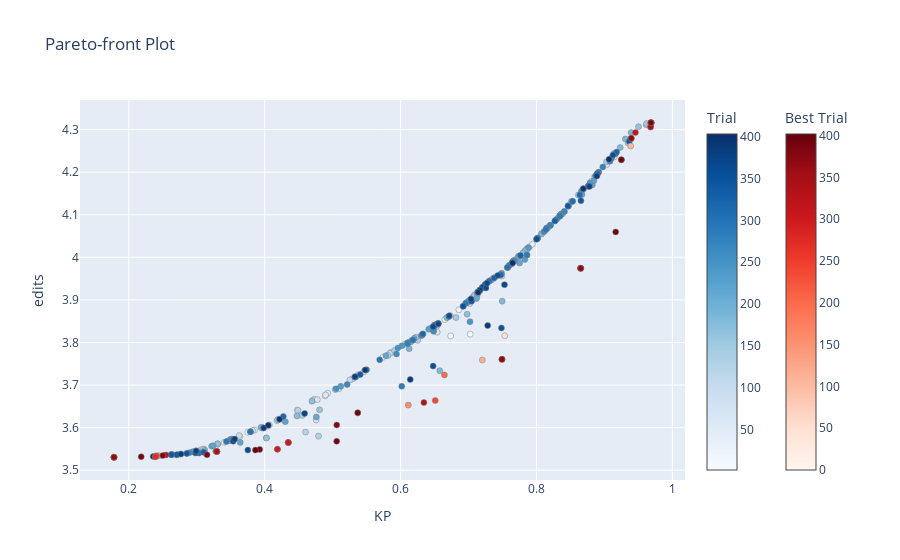

This figure's notebook cell:
### Code cell
optuna.visualization.plot_pareto_front(study, target_names=["KP", "edits"])

### Figure 1 — Plotly figure (JSON) as saved in the notebook; plotly's stock layout.template omitted (floating-point values rounded to 4 significant figures; data arrays with more than 128 entries replaced by an {"elided": "..."} marker saying what was removed)
{"data": [{"hovertemplate": "%{text}<extra>Trial</extra>", "marker": {"color": {"elided": "341 int values"}, "colorbar": {"title": {"text": "Trial"}}, "colorscale": [[0, "rgb(247,251,255)"], [0.125, "rgb(222,235,247)"], [0.25, "rgb(198,219,239)"], [0.375, "rgb(158,202,225)"], [0.5, "rgb(107,174,214)"], [0.625, "rgb(66,146,198)"], [0.75, "rgb(33,113,181)"], [0.875, "rgb(8,81,156)"], [1, "rgb(8,48,107)"]], "line": {"color": "Grey", "width": 0.5}}, "mode": "markers", "showlegend": false, "text": {"elided": "341 str values"}, "type": "scatter", "x": {"elided": "341 float values"}, "y": {"elided": "341 float values"}}, {"hovertemplate": "%{text}<extra>Best Trial</extra>", "marker": {"color": [0, 1, 39, 41, 51, 84, 95, 100, 110, 113, 115, 125, 142, 156, 157, 158, 161, 186, 198, 200, 201, 203, 207, 208, 212, 222, 228, 237, 245, 255, 256, 267, 273, 300, 301, 303, 306, 310, 325, 326, 329, 333, 340, 345, 348, 352, 361, 369, 370, 371, 373, 377, 382, 383, 386, 389, 391, 392, 393, 395, 400, 402], "colorbar": {"title": {"text": "Best Trial"}, "x": 1.1, "xpad": 40}, "colorscale": [[0, "rgb(255,245,240)"], [0.125, "rgb(254,224,210)"], [0.25, "rgb(252,187,161)"], [0.375, "rgb(252,146,114)"], [0.5, "rgb(251,106,74)"], [0.625, "rgb(239,59,44)"], [0.75, "rgb(203,24,29)"], [0.875, "rgb(165,15,21)"], [1, "rgb(103,0,13)"]], "line": {"color": "Grey", "width": 0.5}}, "mode": "markers", "showlegend": false, "text": ["{<br>  \"number\": 0,<br>  \"values\": [<br>    0.9685366109885493,<br>    4.3160281115393335<br>  ],<br>  \"params\": {<br>    \"lambd2\": 10.0,<br>    \"max_dist\": 0.0<br>  }<br>}", "{<br>  \"number\": 1,<br>  \"values\": [<br>    0.17819302639183202,<br>    3.5304919519383358<br>  ],<br>  \"params\": {<br>    \"lambd2\": 0.0,<br>    \"max_dist\": 0.0<br>  }<br>}", "{<br>  \"number\": 39,<br>  \"values\": [<br>    0.5368926588910372,<br>    3.6347766946270688<br>  ],<br>  \"params\": {<br>    \"lambd2\": 0.5063382457180232,<br>    \"max_dist\": 0.25704406715081374<br>  }<br>}", "{<br>  \"number\": 41,<br>  \"values\": [<br>    0.32951637666325484,<br>    3.543867603717978<br>  ],<br>  \"params\": {<br>    \"lambd2\": 0.18006104659717637,<br>    \"max_dist\": 0.5920806694239319<br>  }<br>}", "{<br>  \"number\": 51,<br>  \"values\": [<br>    0.7533123403244014,<br>    3.8156880525957835<br>  ],<br>  \"params\": {<br>    \"lambd2\": 0.9682483770896566,<br>    \"max_dist\": 0.08791732595762358<br>  }<br>}", "{<br>  \"number\": 84,<br>  \"values\": [<br>    0.17819302639183202,<br>    3.5304919519383358<br>  ],<br>  \"params\": {<br>    \"lambd2\": 0.0,<br>    \"max_dist\": 0.0<br>  }<br>}", "{<br>  \"number\": 95,<br>  \"values\": [<br>    0.968475805180476,<br>    4.3148945817275<br>  ],<br>  \"params\": {<br>    \"lambd2\": 5.906731486252401,<br>    \"max_dist\": 0.0<br>  }<br>}", "{<br>  \"number\": 100,<br>  \"values\": [<br>    0.9386604245358302,<br>    4.261391974608932<br>  ],<br>  \"params\": {<br>    \"lambd2\": 4.496642685155738,<br>    \"max_dist\": 0.06284942140763272<br>  }<br>}", "{<br>  \"number\": 110,<br>  \"values\": [<br>    0.9685366109885493,<br>    4.3160281115393335<br>  ],<br>  \"params\": {<br>    \"lambd2\": 8.708223095099717,<br>    \"max_dist\": 0.0<br>  }<br>}", "{<br>  \"number\": 113,<br>  \"values\": [<br>    0.17819302639183202,<br>    3.5304919519383358<br>  ],<br>  \"params\": {<br>    \"lambd2\": 0.0,<br>    \"max_dist\": 0.0<br>  }<br>}", "{<br>  \"number\": 115,<br>  \"values\": [<br>    0.7203256936067551,<br>    3.758784856041714<br>  ],<br>  \"params\": {<br>    \"lambd2\": 0.77557161213612,<br>    \"max_dist\": 0.06284942140763272<br>  }<br>}", "{<br>  \"number\": 125,<br>  \"values\": [<br>    0.24459554814292128,<br>    3.534119247336205<br>  ],<br>  \"params\": {<br>    \"lambd2\": 0.18006104659717637,<br>    \"max_dist\": 2.322332431361039<br>  }<br>}", "{<br>  \"number\": 142,<br>  \"values\": [<br>    0.9678845951353059,<br>    4.306053049195194<br>  ],<br>  \"params\": {<br>    \"lambd2\": 5.040611035134188,<br>    \"max_dist\": 0.0<br>  }<br>}", "{<br>  \"number\": 156,<br>  \"values\": [<br>    0.6113697014832744,<br>    3.6529131716164134<br>  ],<br>  \"params\": {<br>    \"lambd2\": 0.5063382457180232,<br>    \"max_dist\": 0.0873538463057646<br>  }<br>}", "{<br>  \"number\": 157,<br>  \"values\": [<br>    0.7492011816482788,<br>    3.760371797778282<br>  ],<br>  \"params\": {<br>    \"lambd2\": 0.7364591352484628,<br>    \"max_dist\": 0.0<br>  }<br>}", "{<br>  \"number\": 158,<br>  \"values\": [<br>    0.4347217806041335,<br>    3.564951258218091<br>  ],<br>  \"params\": {<br>    \"lambd2\": 0.2547099055934332,<br>    \"max_dist\": 0.22053595937420634<br>  }<br>}", "{<br>  \"number\": 161,<br>  \"values\": [<br>    0.2391681109185442,<br>    3.531852187712537<br>  ],<br>  \"params\": {<br>    \"lambd2\": 0.09525615828679168,<br>    \"max_dist\": 1.3979971737964232<br>  }<br>}", "{<br>  \"number\": 186,<br>  \"values\": [<br>    0.9685366109885493,<br>    4.3160281115393335<br>  ],<br>  \"params\": {<br>    \"lambd2\": 7.574000594346537,<br>    \"max_dist\": 0.0<br>  }<br>}", "{<br>  \"number\": 198,<br>  \"values\": [<br>    0.17819302639183202,<br>    3.5304919519383358<br>  ],<br>  \"params\": {<br>    \"lambd2\": 0.0,<br>    \"max_dist\": 2.2886888923901756<br>  }<br>}", "{<br>  \"number\": 200,<br>  \"values\": [<br>    0.6644953123097528,<br>    3.7238721378372253<br>  ],<br>  \"params\": {<br>    \"lambd2\": 0.7172445066309463,<br>    \"max_dist\": 0.13226540133637<br>  }<br>}", "{<br>  \"number\": 201,<br>  \"values\": [<br>    0.32951637666325484,<br>    3.543867603717978<br>  ],<br>  \"params\": {<br>    \"lambd2\": 0.18006104659717637,<br>    \"max_dist\": 0.5920806694239319<br>  }<br>}", "{<br>  \"number\": 203,<br>  \"values\": [<br>    0.968293195919655,<br>    4.3114939922919975<br>  ],<br>  \"params\": {<br>    \"lambd2\": 5.512157635209567,<br>    \"max_dist\": 0.0<br>  }<br>}", "{<br>  \"number\": 207,<br>  \"values\": [<br>    0.32951637666325484,<br>    3.543867603717978<br>  ],<br>  \"params\": {<br>    \"lambd2\": 0.18006104659717637,<br>    \"max_dist\": 0.5920806694239319<br>  }<br>}", "{<br>  \"number\": 208,<br>  \"values\": [<br>    0.968475805180476,<br>    4.3148945817275<br>  ],<br>  \"params\": {<br>    \"lambd2\": 5.906731486252401,<br>    \"max_dist\": 0.0<br>  }<br>}", "{<br>  \"number\": 212,<br>  \"values\": [<br>    0.4347217806041335,<br>    3.564951258218091<br>  ],<br>  \"params\": {<br>    \"lambd2\": 0.2547099055934332,<br>    \"max_dist\": 0.22053595937420634<br>  }<br>}", "{<br>  \"number\": 222,<br>  \"values\": [<br>    0.41875319366377106,<br>    3.5493085468147814<br>  ],<br>  \"params\": {<br>    \"lambd2\": 0.18006104659717637,<br>    \"max_dist\": 0.08791732595762358<br>  }<br>}", "{<br>  \"number\": 228,<br>  \"values\": [<br>    0.9685366109885493,<br>    4.3160281115393335<br>  ],<br>  \"params\": {<br>    \"lambd2\": 7.574000594346537,<br>    \"max_dist\": 0.0<br>  }<br>}", "{<br>  \"number\": 237,<br>  \"values\": [<br>    0.650990099009901,<br>    3.6635683518476534<br>  ],<br>  \"params\": {<br>    \"lambd2\": 0.5063382457180232,<br>    \"max_dist\": 0.010888447259691736<br>  }<br>}", "{<br>  \"number\": 245,<br>  \"values\": [<br>    0.2407621247113164,<br>    3.533892541373838<br>  ],<br>  \"params\": {<br>    \"lambd2\": 0.18006104659717637,<br>    \"max_dist\": 2.545937907227027<br>  }<br>}", "{<br>  \"number\": 255,<br>  \"values\": [<br>    0.9685366109885493,<br>    4.3160281115393335<br>  ],<br>  \"params\": {<br>    \"lambd2\": 9.691185697973175,<br>    \"max_dist\": 0.0<br>  }<br>}", "{<br>  \"number\": 256,<br>  \"values\": [<br>    0.9395030990093765,<br>    4.279528451598277<br>  ],<br>  \"params\": {<br>    \"lambd2\": 6.7586475415552,<br>    \"max_dist\": 0.0873538463057646<br>  }<br>}", "{<br>  \"number\": 267,<br>  \"values\": [<br>    0.9685366109885493,<br>    4.3160281115393335<br>  ],<br>  \"params\": {<br>    \"lambd2\": 8.353775697725611,<br>    \"max_dist\": 0.0<br>  }<br>}", "{<br>  \"number\": 273,<br>  \"values\": [<br>    0.2391681109185442,<br>    3.531852187712537<br>  ],<br>  \"params\": {<br>    \"lambd2\": 0.09525615828679168,<br>    \"max_dist\": 1.3979971737964232<br>  }<br>}", "{<br>  \"number\": 300,<br>  \"values\": [<br>    0.41875319366377106,<br>    3.5493085468147814<br>  ],<br>  \"params\": {<br>    \"lambd2\": 0.18006104659717637,<br>    \"max_dist\": 0.08791732595762358<br>  }<br>}", "{<br>  \"number\": 301,<br>  \"values\": [<br>    0.4347217806041335,<br>    3.564951258218091<br>  ],<br>  \"params\": {<br>    \"lambd2\": 0.2547099055934332,<br>    \"max_dist\": 0.22053595937420634<br>  }<br>}", "{<br>  \"number\": 303,<br>  \"values\": [<br>    0.865031374786081,<br>    3.9741555202901835<br>  ],<br>  \"params\": {<br>    \"lambd2\": 1.4536977338170243,<br>    \"max_dist\": 0.03763654218775658<br>  }<br>}", "{<br>  \"number\": 306,<br>  \"values\": [<br>    0.17819302639183202,<br>    3.5304919519383358<br>  ],<br>  \"params\": {<br>    \"lambd2\": 0.0,<br>    \"max_dist\": 0.7835538260918963<br>  }<br>}", "{<br>  \"number\": 310,<br>  \"values\": [<br>    0.9456619316681628,<br>    4.293130809340286<br>  ],<br>  \"params\": {<br>    \"lambd2\": 6.921746620250265,<br>    \"max_dist\": 0.06781028954926682<br>  }<br>}", "{<br>  \"number\": 325,<br>  \"values\": [<br>    0.25466435853048663,<br>    3.5359328950351396<br>  ],<br>  \"params\": {<br>    \"lambd2\": 0.18006104659717637,<br>    \"max_dist\": 1.8497449018000105<br>  }<br>}", "{<br>  \"number\": 326,<br>  \"values\": [<br>    0.865031374786081,<br>    3.9741555202901835<br>  ],<br>  \"params\": {<br>    \"lambd2\": 1.4536977338170243,<br>    \"max_dist\": 0.03763654218775658<br>  }<br>}", "{<br>  \"number\": 329,<br>  \"values\": [<br>    0.9248994907531493,<br>    4.229199727952845<br>  ],<br>  \"params\": {<br>    \"lambd2\": 3.898076673604134,<br>    \"max_dist\": 0.0873538463057646<br>  }<br>}", "{<br>  \"number\": 333,<br>  \"values\": [<br>    0.865031374786081,<br>    3.9741555202901835<br>  ],<br>  \"params\": {<br>    \"lambd2\": 1.4536977338170243,<br>    \"max_dist\": 0.03763654218775658<br>  }<br>}", "{<br>  \"number\": 340,<br>  \"values\": [<br>    0.6343020013631576,<br>    3.6588075266379505<br>  ],<br>  \"params\": {<br>    \"lambd2\": 0.5063382457180232,<br>    \"max_dist\": 0.040212390628734274<br>  }<br>}", "{<br>  \"number\": 345,<br>  \"values\": [<br>    0.7492011816482788,<br>    3.760371797778282<br>  ],<br>  \"params\": {<br>    \"lambd2\": 0.7364591352484628,<br>    \"max_dist\": 0.0<br>  }<br>}", "{<br>  \"number\": 348,<br>  \"values\": [<br>    0.32951637666325484,<br>    3.543867603717978<br>  ],<br>  \"params\": {<br>    \"lambd2\": 0.18006104659717637,<br>    \"max_dist\": 0.5920806694239319<br>  }<br>}", "{<br>  \"number\": 352,<br>  \"values\": [<br>    0.9678845951353059,<br>    4.306053049195194<br>  ],<br>  \"params\": {<br>    \"lambd2\": 5.040611035134188,<br>    \"max_dist\": 0.0<br>  }<br>}", "{<br>  \"number\": 361,<br>  \"values\": [<br>    0.9685366109885493,<br>    4.3160281115393335<br>  ],<br>  \"params\": {<br>    \"lambd2\": 9.691185697973175,<br>    \"max_dist\": 0.0<br>  }<br>}", "{<br>  \"number\": 369,<br>  \"values\": [<br>    0.9395030990093765,<br>    4.279528451598277<br>  ],<br>  \"params\": {<br>    \"lambd2\": 6.7586475415552,<br>    \"max_dist\": 0.0873538463057646<br>  }<br>}", "{<br>  \"number\": 370,<br>  \"values\": [<br>    0.17819302639183202,<br>    3.5304919519383358<br>  ],<br>  \"params\": {<br>    \"lambd2\": 0.0,<br>    \"max_dist\": 0.7835538260918963<br>  }<br>}", "{<br>  \"number\": 371,<br>  \"values\": [<br>    0.865031374786081,<br>    3.9741555202901835<br>  ],<br>  \"params\": {<br>    \"lambd2\": 1.4536977338170243,<br>    \"max_dist\": 0.03763654218775658<br>  }<br>}", "{<br>  \"number\": 373,<br>  \"values\": [<br>    0.7492011816482788,<br>    3.760371797778282<br>  ],<br>  \"params\": {<br>    \"lambd2\": 0.7364591352484628,<br>    \"max_dist\": 0.0<br>  }<br>}", "{<br>  \"number\": 377,<br>  \"values\": [<br>    0.5060036461934997,<br>    3.6062117433688505<br>  ],<br>  \"params\": {<br>    \"lambd2\": 0.4042643803574608,<br>    \"max_dist\": 0.22654043961255466<br>  }<br>}", "{<br>  \"number\": 382,<br>  \"values\": [<br>    0.25014431402732346,<br>    3.5345726592609386<br>  ],<br>  \"params\": {<br>    \"lambd2\": 0.18006104659717637,<br>    \"max_dist\": 2.0445278315776574<br>  }<br>}", "{<br>  \"number\": 383,<br>  \"values\": [<br>    0.9685366109885493,<br>    4.3160281115393335<br>  ],<br>  \"params\": {<br>    \"lambd2\": 6.7586475415552,<br>    \"max_dist\": 0.0<br>  }<br>}", "{<br>  \"number\": 386,<br>  \"values\": [<br>    0.31510450057699707,<br>    3.536159600997506<br>  ],<br>  \"params\": {<br>    \"lambd2\": 0.09580992525873744,<br>    \"max_dist\": 0.2754208611265152<br>  }<br>}", "{<br>  \"number\": 389,<br>  \"values\": [<br>    0.21819232250609835,<br>    3.53162548175017<br>  ],<br>  \"params\": {<br>    \"lambd2\": 0.09525615828679168,<br>    \"max_dist\": 2.690884490409799<br>  }<br>}", "{<br>  \"number\": 391,<br>  \"values\": [<br>    0.3926791874281334,<br>    3.5488551348900477<br>  ],<br>  \"params\": {<br>    \"lambd2\": 0.18006104659717637,<br>    \"max_dist\": 0.19496450105674257<br>  }<br>}", "{<br>  \"number\": 392,<br>  \"values\": [<br>    0.5059092642012962,<br>    3.5678984357288597<br>  ],<br>  \"params\": {<br>    \"lambd2\": 0.2547099055934332,<br>    \"max_dist\": 0.0<br>  }<br>}", "{<br>  \"number\": 393,<br>  \"values\": [<br>    0.9248994907531493,<br>    4.229199727952845<br>  ],<br>  \"params\": {<br>    \"lambd2\": 3.898076673604134,<br>    \"max_dist\": 0.0873538463057646<br>  }<br>}", "{<br>  \"number\": 395,<br>  \"values\": [<br>    0.9165689395208577,<br>    4.059623668102471<br>  ],<br>  \"params\": {<br>    \"lambd2\": 1.7370036964883606,<br>    \"max_dist\": 0.0<br>  }<br>}", "{<br>  \"number\": 400,<br>  \"values\": [<br>    0.5368926588910372,<br>    3.6347766946270688<br>  ],<br>  \"params\": {<br>    \"lambd2\": 0.5063382457180232,<br>    \"max_dist\": 0.25704406715081374<br>  }<br>}", "{<br>  \"number\": 402,<br>  \"values\": [<br>    0.38633603885728895,<br>    3.5472681931534797<br>  ],<br>  \"params\": {<br>    \"lambd2\": 0.18006104659717637,<br>    \"max_dist\": 0.22053595937420634<br>  }<br>}"], "type": "scatter", "x": [0.9685, 0.1782, 0.5369, 0.3295, 0.7533, 0.1782, 0.9685, 0.9387, 0.9685, 0.1782, 0.7203, 0.2446, 0.9679, 0.6114, 0.7492, 0.4347, 0.2392, 0.9685, 0.1782, 0.6645, 0.3295, 0.9683, 0.3295, 0.9685, 0.4347, 0.4188, 0.9685, 0.651, 0.2408, 0.9685, 0.9395, 0.9685, 0.2392, 0.4188, 0.4347, 0.865, 0.1782, 0.9457, 0.2547, 0.865, 0.9249, 0.865, 0.6343, 0.7492, 0.3295, 0.9679, 0.9685, 0.9395, 0.1782, 0.865, 0.7492, 0.506, 0.2501, 0.9685, 0.3151, 0.2182, 0.3927, 0.5059, 0.9249, 0.9166, 0.5369, 0.3863], "y": [4.316, 3.53, 3.635, 3.544, 3.816, 3.53, 4.315, 4.261, 4.316, 3.53, 3.759, 3.534, 4.306, 3.653, 3.76, 3.565, 3.532, 4.316, 3.53, 3.724, 3.544, 4.311, 3.544, 4.315, 3.565, 3.549, 4.316, 3.664, 3.534, 4.316, 4.28, 4.316, 3.532, 3.549, 3.565, 3.974, 3.53, 4.293, 3.536, 3.974, 4.229, 3.974, 3.659, 3.76, 3.544, 4.306, 4.316, 4.28, 3.53, 3.974, 3.76, 3.606, 3.535, 4.316, 3.536, 3.532, 3.549, 3.568, 4.229, 4.06, 3.635, 3.547]}], "layout": {"title": {"text": "Pareto-front Plot"}, "xaxis": {"title": {"text": "KP"}}, "yaxis": {"title": {"text": "edits"}}}}
